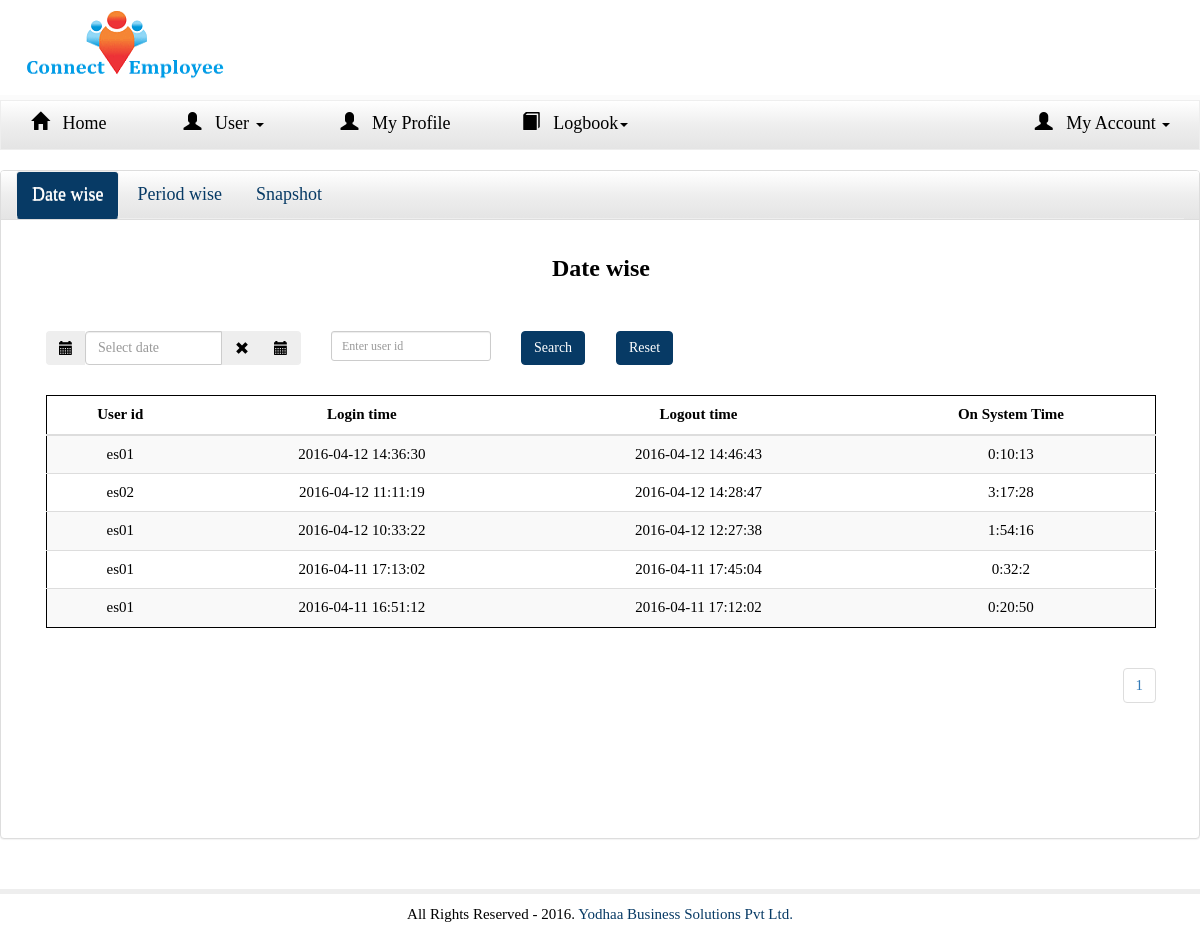
The page /user/AdminAttendanceRecord.php (signed in) on the database its author committed.
### tables this page shows
CREATE TABLE IF NOT EXISTS `empLogins` (
  `id` int(11) NOT NULL AUTO_INCREMENT,
  `date` datetime NOT NULL,
  `empid` varchar(100) NOT NULL,
  `logintime` datetime NOT NULL,
  `logouttime` datetime NOT NULL,
  `awaycounter` varchar(100) NOT NULL,
  `companyCode` varchar(100) NOT NULL,
  PRIMARY KEY (`id`)
);

### user/AdminAttendanceRecord.php (the view, shortened to what this page needs)
<!DOCTYPE html>
<html lang="en">
<head>
  <link rel="stylesheet" href="http://maxcdn.bootstrapcdn.com/bootstrap/3.3.5/css/bootstrap.min.css">
  <link href="//maxcdn.bootstrapcdn.com/font-awesome/4.2.0/css/font-awesome.min.css" rel="stylesheet">
 <link href="css/bootstrap-datetimepicker.min.css" rel="stylesheet" media="screen">
<link rel="stylesheet" href="css/bootstrap.min.css">
   <link rel="stylesheet" type="text/css" media="all" href="css/daterangepicker.css" />
<link href="css/index.css" rel="stylesheet">
<link href="css/main.css" rel="stylesheet">
  </head>
  <body>
  <nav class="navbar navbar-default navbar-fixed-top">
  <div class="container-fluid">
    <div class="navbar-header">
	<img src="images/logo.gif" class="logo"></img>
    </div>
    <div class="collapse navbar-collapse" id="myNavbar">
    </div>
  </div>
</nav>
<nav   class="navbar navbar-inverse" style="margin-top:100px">
    <div class="collapse navbar-collapse" id="my">
      <ul class="nav nav-pills">
  <li class="headerlinks"  ><a style=""  href="AdminHome.php" ><span class="glyphicon glyphicon-home"></span> &nbsp Home</a></li>
<li class="dropdown headerlinks">
       <a class="dropdown-toggle" data-toggle="dropdown" href="#" style="width: 200px;"><center><span class="glyphicon glyphicon-user"></span> &nbsp User <span class="caret"></span></center></a>
    </li>
      <li class="headerlinks"  ><a style=""  href="AdminMyProfile.php" ><span  class="glyphicon glyphicon-user"></span> &nbsp My Profile</a></li>
       <li class="dropdown headerlinks">
       <a class="dropdown-toggle" data-toggle="dropdown" href="#" style="width: 215px;"><center><span  class="glyphicon glyphicon-book"></span> &nbsp Logbook<span class="caret"></span></center></a>
    </li>
     <li class="dropdown headerlinks navbar-right">
       <a class="dropdown-toggle" data-toggle="dropdown" href="#" style="width: 193px;"  ><center><span  class="glyphicon glyphicon-user"></span> &nbsp My Account <span class="caret"></span></center></a>
    </li>
  </ul>
    </div>
</nav>
<div class="main" style="margin-bottom:100px" >
            <div class="panel with-nav-tabs panel-default">
                <div class="panel-heading">
                        <ul class="nav nav-tabs" id="datesTabs">
                            <li class="active"><a href="#Datewise" data-toggle="tab">Date wise</a></li>
                            <li><a href="#Periodwise" data-toggle="tab">Period wise</a></li>
                            <li><a href="#Snapshot" data-toggle="tab">Snapshot</a></li>
                        </ul>
                </div>
				<div class="panel-body">
					<div class="tab-content">
						<div class="tab-pane active" id="Datewise">
							<div class="container" style="margin-bottom:100px">
								<center  style="margin-bottom:50px;"><strong><h3 style="    font-weight: 700;">Date wise</h3></strong></center>
							<?php
							$companyCode = $_SESSION['company']['code'];
							$pageNumber = intval($_GET['page']);
							if($pageNumber == null or $pageNumber == '1'){
								$pageNumber = 0;
							}else{
								$pageNumber = ($pageNumber*5)-5;
							}
							$datequery = "SELECT * FROM  empLogins  WHERE companyCode='$companyCode' ORDER BY id DESC LIMIT $pageNumber,5 ";
$resultQuery = mysql_query($datequery);
							$pagesTotalCount = "SELECT * FROM  empLogins  WHERE companyCode='$companyCode'  LIMIT $pageNumber,5 ";
							$resultPagesTotalCount = mysql_query($pagesTotalCount);
							$pages = mysql_num_rows($resultPagesTotalCount);
							$pageCount = floatval($pages/5);
							$pageCount = ceil($pageCount);
?>
<div class="col-md-3">
							 <form class="form-inline" role="form"  action="AdminAttendanceRecord.php?class=0" method="post">
    <div class="form-group">
      <div style="" class="input-group">
                                       <span class="input-group-addon"><i class="glyphicon glyphicon-calendar"></i></span>
									<div class="input-group date form_date " data-date="" data-date-format="yyyy-mm-dd" data-link-field="dtp_input2" data-link-format="yyyy-mm-dd">
										<input class="widthdate form-control" style="background-color: white;"  type="text" oninvalid="InvalidMsgsdate(this);"  oninput="InvalidMsgsdate(this);" required="required" placeholder="Select date" name="date" id="date"  value="" size="16" >
										<span class="input-group-addon"><span class="glyphicon glyphicon-remove"></span></span>
										<span class="input-group-addon"><span class="glyphicon glyphicon-calendar"></span></span>
									</div>
                                    </div>
    </div>
    </div>
	<div class="col-md-2">
	<input type="text" name="search_box" oninvalid="InvalidMsg(this);" oninput="InvalidMsg(this);" required="required" class="form-control input-sm" maxlength="10" placeholder="Enter user id" />
	</div>
   <div class="col-md-1">
    <button type="submit" class="btn btn-default" name="dateSearch">Search</button>
</div>
<div class="col-md-1">
 <form role="form" action="AdminAttendanceRecord.php" method="post">
<button type="submit" class="btn btn-default" name="datereset">Reset</button>
  </form>
  </div>
							 <div class="col-md-12">
							 <div class="table-responsive" style="margin-top:30px;">
							 <table class="table table-striped"  id="someid">
			<thead>
			  <tr>
			  					 <th ><strong>User id</strong></th>
								 <th ><strong>Login time</strong></th>
								 <th><strong>Logout time</strong> </th>
								   <th> <strong>On System Time</strong></th>
								 </tr>
			</thead>
			<tbody>
			<?php if(mysql_num_rows($resultQuery) > 0){ ?>
			 <?php while($row = mysql_fetch_array($resultQuery)){ ?>
										<tr>
												<?php
													 $loginTime = $row['logintime'];
													 $logoutTime = $row['logouttime'];
													 $loginmin = new DateTime($loginTime);
													 $logoutmin = new DateTime($logoutTime);
													 $interval = $loginmin->diff($logoutmin);
													 $totalSystemTime = $interval->h.":".$interval->i.":".$interval->s;
												?>
											 <td><?php echo $row['empid'];?></td>
											 <td><?php echo $row['logintime'];?></td>
											 <td><?php echo $row['logouttime'];?></td>
											  <td><?php echo $totalSystemTime; ?></td>
										</tr>
			<?php }?>
			  <?php }else{ ?>
							  			<td colspan="4" style='font-size: 14px;color:Red;'>No Records to display</td>
				<?php } ?>
			</tbody>
		  </table>
					</div>
										   <div>
        <ul class="pagination pull-right" >
            <?php
            	for($i = 1;$i <= $pageCount; $i++){
            		?>  <li><a href="AdminAttendanceRecord.php?class=0&page=<?php echo $i;?>"><?php  echo $i; ?></a></li> <?php
            	}
            ?>
        </ul>
    </div>
    </div>
							</div>
						</div>
							</div>
						</div>
							</div>
						</div>
 <footer style="margin-bottom:0px" class="navbar navbar-default navbar-fixed-bottom footerbottom">
		<div class="col-md-12" style="text-align:center;">
			<center>     <p style="margin-top:10px;" class="footer">All Rights Reserved - 2016. <a target="t-blank" href="http://www.yodhaa.com">Yodhaa Business Solutions Pvt Ltd. </a></p></center>
		</div>
   </footer>
</body>
</html>

### user/css/index.css (style rules this page uses)
body { font-family: Cambria; font-size: 15px; color:black; }
th { white-space: nowrap; }
td { white-space: nowrap; }
.navbar-default { background-color: white; border-color: rgba(238, 238, 238, 0.24); border-bottom-width: thick; }
.input-group-addon { background-color: #eee; border-color: #eee; color: rgb(0, 0, 0); }
.navbar-fixed-bottom { background-color: white; border-color: #073A65; border-top-width: thick; border-bottom-width: inherit; }
.footerbottom { background-color: white; border-color: #eee; border-top-width: thick; border-left-width: inherit; border-right-width: inherit; border-bottom-width: inherit; }
.footer a { color: #073A65; font-family: Cambria; font-size: 15px; text-align: right; text-decoration: none; border-bottom: 2px solid white; }
.btn { background-color:#073A65; border-color: #073A65; color:white; }
.logo { color: #073A65; font-size: 30px; font-weight: 700; margin-top:10px; margin-bottom:15px; color: #073A65; padding: 0px !important; line-height: 60px; margin-left: 10px; width: 200px; height: 70px; }

### user/css/main.css (style rules this page uses)
.navbar-inverse { background-image: linear-gradient(#ffffff, #eeeeee 50%, #e4e4e4); background-repeat: no-repeat; filter: progid:DXImageTransform.Microsoft.gradient(startColorstr='#ffffffff', endColorstr='#ffe4e4e4', GradientType=0); -webkit-filter: none; filter: none; border: 1px solid rgb(238, 238, 238); text-shadow: 0 1px 0 rgb(238, 238, 238); color: black; }
.navbar { border-radius: 0px; }
.headerlinks a { color:black; font-size:18px; }

### user/AdminAttendanceRecord.php (style rules this page uses)
th { white-space: nowrap; text-align:center; }
td { white-space: nowrap; text-align:center; }
table { border: 1px solid #000; }
.nav-tabs>li.active>a, .nav-tabs>li.active>a:focus, .nav-tabs>li.active>a:hover { color: #FFFFFF; cursor: default; border: 1px solid #eee; border-bottom-color: transparent; font-size: 18px; background-color: #073a65; }
.panel-default>.panel-heading { color: white; background-image: linear-gradient(#ffffff, #eeeeee 50%, #e4e4e4); background-repeat: no-repeat; filter: progid:DXImageTransform.Microsoft.gradient(startColorstr='#ffffffff', endColorstr='#ffe4e4e4', GradientType=0); -webkit-filter: none; filter: none; text-shadow: 0 1px 0 rgb(238, 238, 238); color: black; }
.nav-tabs { border-bottom: 1px solid #eee; }
.nav-tabs>li>a { margin-right: 2px; line-height: 1.42857143; border: 1px solid transparent; font-size: 18px; color: #073a65; border-radius: 4px 4px 4px 4px; }
.panel-heading { padding: 0px 15px; border-bottom: 1px solid transparent; border-top-left-radius: 3px; border-top-right-radius: 3px; }

### rows shown on the page
emplogins: empid "es01", logintime "2016-04-12 14:36:30", logouttime "2016-04-12 14:46:43", totalSystemTime "0:10:13"
emplogins: empid "es02", logintime "2016-04-12 11:11:19", logouttime "2016-04-12 14:28:47", totalSystemTime "3:17:28"
emplogins: empid "es01", logintime "2016-04-12 10:33:22", logouttime "2016-04-12 12:27:38", totalSystemTime "1:54:16"
emplogins: empid "es01", logintime "2016-04-11 17:13:02", logouttime "2016-04-11 17:45:04", totalSystemTime "0:32:2"
emplogins: empid "es01", logintime "2016-04-11 16:51:12", logouttime "2016-04-11 17:12:02", totalSystemTime "0:20:50"
